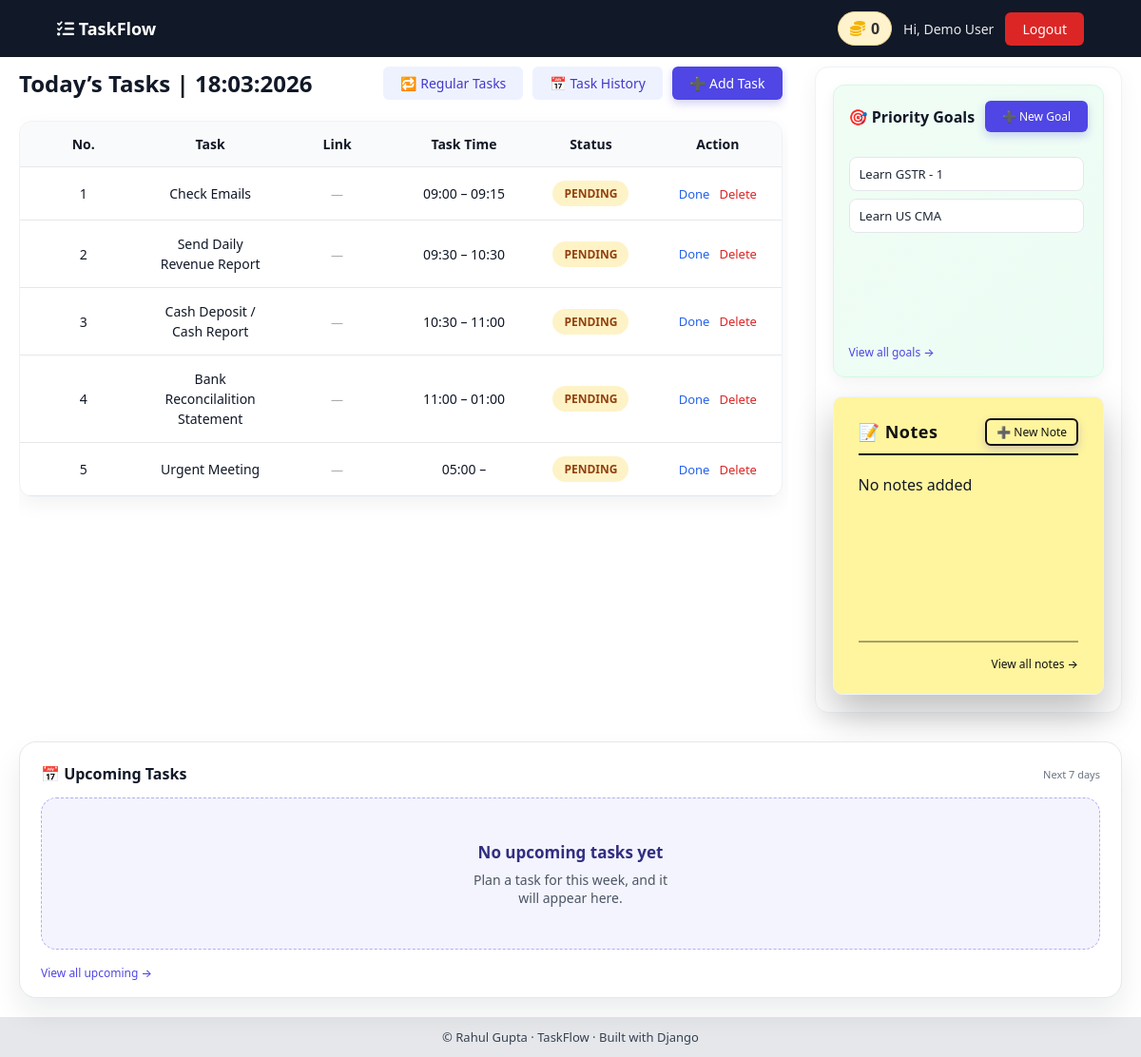
Page /dashboard/ (signed in) on the committed database.
### TODO/models.py (models this page shows, shortened)
class CoinWallet(models.Model):
    user = models.OneToOneField(settings.AUTH_USER_MODEL, on_delete=models.CASCADE)
    balance = models.PositiveIntegerField(default=0)

class TaskInstance(models.Model):
    PENDING = "PENDING"
    DONE = "DONE"
    FORWARDED = "FORWARDED"
    STATUS_CHOICES = [
        (PENDING, "Pending"),
        (DONE, "Done"),
        (FORWARDED, "Forwarded"),
    ]
    task = models.ForeignKey(Task, on_delete=models.CASCADE, related_name="instances")
    user = models.ForeignKey(
        settings.AUTH_USER_MODEL,
        on_delete=models.CASCADE,
        related_name="task_instances",
    )
    date = models.DateField()
    status = models.CharField(max_length=10, choices=STATUS_CHOICES, default=PENDING)
    created_at = models.DateTimeField(auto_now_add=True)
    is_deleted = models.BooleanField(default=False)
    deleted_at = models.DateTimeField(null=True, blank=True)
    remarks = models.TextField(blank=True, null=True, default=None)
    class Meta:
        unique_together = ("task", "date")

class Task(models.Model):
    TODAY = "TODAY"
    FUTURE = "FUTURE"
    REGULAR = "REGULAR"
    TASK_TYPE_CHOICES = [
        (TODAY, "Today"),
        (FUTURE, "Future"),
        (REGULAR, "Regular"),
    ]
    user = models.ForeignKey(
        settings.AUTH_USER_MODEL, on_delete=models.CASCADE, related_name="tasks"
    )
    title = models.CharField(max_length=255)
    task_type = models.CharField(
        max_length=10, choices=TASK_TYPE_CHOICES, default=TODAY
    )
    start_date = models.DateField(
        null=True, blank=True, help_text="Used only for future tasks"
    )
    link = models.URLField(blank=True, null=True)
    startTime = models.TimeField(blank=True, null=True)
    endTime = models.TimeField(blank=True, null=True)
    is_active = models.BooleanField(default=True)
    created_at = models.DateTimeField(auto_now_add=True)
    is_deleted = models.BooleanField(default=False)

class Goals(models.Model):
    URGENT = "URGENT"
    HIGH = "HIGH"
    MODERATE = "MODERATE"
    LOW = "LOW"
    PRIORITY_CHOICES = [
        (URGENT, "Urgent"),
        (HIGH, "High"),
        (MODERATE, "Moderate"),
        (LOW, "Low"),
    ]
    PRIORITY_ORDER_MAP = {
        URGENT: 1,
        HIGH: 2,
        MODERATE: 3,
        LOW: 4,
    }
    user = models.ForeignKey(
        settings.AUTH_USER_MODEL, on_delete=models.CASCADE, related_name="goals"
    )
    goal_title = models.CharField(max_length=300)
    priority = models.CharField(max_length=10, choices=PRIORITY_CHOICES, default=HIGH)
    priority_order = models.PositiveSmallIntegerField(default=2)
    deadline = models.DateField()
    isDone = models.BooleanField(default=False)
    isDelete = models.BooleanField(default=False)
    created_at = models.DateTimeField(auto_now_add=True)
    class Meta:
        ordering = ["priority_order", "deadline"]

### TODO/views.py (the view)
# urls.py: path("dashboard/", views.UserDashboard, name="dashboard"),
@login_required(login_url="user_login")
def UserDashboard(request):
    loader(request)
    tasks = (
        TaskInstance.objects.filter(user=request.user, date=date.today())
        .exclude(Q(status=TaskInstance.FORWARDED) | Q(is_deleted=True))
        .select_related("task")
        .annotate(
            status_order=Case(
                When(status=TaskInstance.PENDING, then=Value(1)),
                When(status=TaskInstance.DONE, then=Value(2)),
                default=Value(3),
                output_field=IntegerField(),
            )
        )
        .order_by("status_order", "task__startTime")
    )
    upcomingTask = upcoming_tasks(request.user, Task, Task.FUTURE, 7)
    for task in tasks:
        task.is_created_today = task.task.created_at.date() == date.today()
    goals = Goals.objects.filter(user=request.user, isDone=False, isDelete=False)
    notes = Notes.objects.filter(user=request.user, is_done=False).order_by(
        "-created_at"
    )
    return render(
        request,
        "dashboard.html",
        {
            "tasks": tasks,
            "todayDate": date.today(),
            "upcomingTask": upcomingTask,
            "priority_goals": goals,
            "coins": request.user.coinwallet.balance,
            "notes": notes,
        },
    )

### TODO/todoUtils.py (called while the page is built)
def upcoming_tasks(user, dbTable, task_type, days=None):
    upcomingTask = dbTable.objects.filter(
        user=user, task_type=task_type, start_date__gt=date.today()
    ).order_by("start_date")
    if days:
        upcomingTask = upcomingTask.filter(
            start_date__range=(
                date.today() + timedelta(days=1),
                date.today() + timedelta(days=days),
            )
        )
    return upcomingTask

### TODO/views.py (called while the page is built, shortened)
def loader(request):
    today = date.today()
    yesterday = today - timedelta(days=1)
    state, created = UserDailyState.objects.get_or_create(
        user=request.user, defaults={"last_updated": today}
    )
    if state.last_updated == today:
        return

### TODO/templates/dashboard.html (shortened to what this page needs)
{% extends "base.html" %}
{% load static %}
{% block css %}
  <link rel="stylesheet" href="{% static 'css/dash2.css' %}" />
  <link rel="stylesheet" href="{% static 'css/modal.css' %}" />
{% endblock css %}
{% block content %}
  <div class="dashboard-layout">
    <div class="dashboard-main">
      <div class="dashboard-header">
        <h2>Today’s Tasks | {{ todayDate|date:'d:m:Y' }}</h2>
        <div class="header-actions">
          <a href="{% url 'regular_tasks' %}" class="btn btn-secondary">🔁 Regular Tasks</a>
          <a href="{% url 'task_history' %}" class="btn btn-secondary">📅 Task History</a>
          <a href="{% url 'add_task' %}" class="btn btn-primary">➕ Add Task</a>
        </div>
      </div>
      <div class="task-table-wrapper">
        <table class="task-table">
          <thead>
            <tr>
              <th>No.</th>
              <th>Task</th>
              <th>Link</th>
              <th>Task Time</th>
              <th>Status</th>
              <th class="actions-cell">Action</th>
            </tr>
          </thead>
          <tbody>
            {% for task in tasks %}
              <tr class="{% if task.status == 'DONE' %}task-done{% endif %}">
                <td>{{ forloop.counter }}</td>
                <td class="task-title">
                  {% if task.status == 'DONE' %}
                    <strike><a href="{% url 'task_details' task.id %}">{{ task.task.title|capfirst }}</a></strike>
                  {% else %}
                    <a href="{% url 'task_details' task.id %}?from=dashboard">{{ task.task.title|capfirst }}</a>
                  {% endif %}
                </td>
                <td class="task-actions">
                  {% if task.task.link %}
                    <a href="{{ task.task.link }}" target="_blank" class="task-link-btn">🚀 Go to Task</a>
                  {% else %}
                    <span class="no-link">—</span>
                  {% endif %}
                </td>
                <td class="task-time">
                  <span class="time">{{ task.task.startTime|time:'h:i' }}</span>
                  <span class="time-separator">–</span>
                  <span class="time">{{ task.task.endTime|time:'h:i' }}</span>
                </td>
                <td>
                  <span class="status {{ task.status|lower }}">{{ task.status }}</span>
                </td>
                <td class="actions-cell">
                  <div class="actions">
                    <a href="{% url 'mark_done' task.id %}" class="action-link">
                      {% if task.status == 'DONE' %}
                        Undo
                      {% else %}
                        Done
                      {% endif %}
                    </a>
                    <a href="#"
                       role="button"
                       aria-label="Delete task {{ task.task.title }}"
                       class="action-link delete delete-btn"
                       data-task-id="{{ task.id }}"
                       data-created-today="{{ task.is_created_today|yesno:'true,false' }}">Delete</a>
                  </div>
                </td>
              </tr>
            {% empty %}
              <tr>
                <td colspan="6" class="empty">🎉 No tasks for today</td>
              </tr>
            {% endfor %}
          </tbody>
        </table>
      </div>
    </div>
    <aside class="dashboard-side">
      <div class="side-card goals-card bgred">
        <div class="side-header">
          <h3>🎯 Priority Goals</h3>
          <a href="{% url 'create_goal' %}" class="btn btn-primary btn-sm">➕ New Goal</a>
        </div>
        {% if priority_goals %}
          <div class="goals-wrapper">
            {% for goal in priority_goals %}
              <a href="{% url 'goal_details' goal.id %}" class="goal-card">{{ goal.goal_title|capfirst }}</a>
            {% endfor %}
          </div>
        {% else %}
          <p class="side-empty">No goals added yet</p>
        {% endif %}
        <div class="side-footer">
          <a href="{% url 'all_goals' %}" class="more-link">View all goals →</a>
        </div>
      </div>
      <div class="side-card notes-card">
        <div class="side-header">
          <h3>📝 Notes</h3>
          <a href="{% url 'create_note' %}" class="btn btn-primary btn-sm">➕ New Note</a>
        </div>
        {% if notes %}
          <div class="notes-scroll">
            <ul class="notes-list">
              {% for note in notes %}
              <li class="note-item">
                <label class="note-checkbox">
                  <input type="checkbox"
                         {% if note.is_done %}checked{% endif %}
                         data-note-id="{{ note.id }}"
                         class="note-check">
                  <span class="note-text {% if note.is_done %}done{% endif %}">{{ note.note|capfirst }}</span>
                </label>
              </li>
            {% endfor %}
            </ul>
          </div>
        {% else %}
          <p class="side-empty">No notes added</p>
        {% endif %}
        <div class="side-footer">
          <a href="{% url 'all_notes' %}" class="more-link">View all notes →</a>
        </div>
      </div>
    </aside>
  </div>
  <div class="side-card upcoming-card">
    <div class="side-header">
      <h3>📅 Upcoming Tasks</h3>
      <span class="side-subtitle">Next 7 days</span>
    </div>
    {% if upcomingTask %}
      <ul class="upcoming-list">
        {% for task in upcomingTask %}
          <li>
            <a href="{% url 'update_task' task.id %}" class="upcoming-item">
              <div class="upcoming-date-box">
                <span class="day">{{ task.start_date|date:'d' }}</span>
                <span class="month">{{ task.start_date|date:'M' }}</span>
              </div>
              <div class="upcoming-info">{{ task.title|capfirst }}</div>
            </a>
          </li>
        {% endfor %}
      </ul>
    {% else %}
      <div class="upcoming-placeholder">
        <div class="placeholder-copy">
          <p class="placeholder-title">No upcoming tasks yet</p>
          <p class="placeholder-subtitle">Plan a task for this week, and it will appear here.</p>
        </div>
      </div>
    {% endif %}
    <div class="side-footer">
      <a href="{% url 'upcoming_task' %}" class="more-link">View all upcoming →</a>
    </div>
  </div>
{% endblock content %}

### templates/base.html (shortened to what this page needs)
{% load static %}
<!DOCTYPE html>
<html lang="en">
    <head>
        <link rel="stylesheet" href="{% static 'css/base.css' %}">
        <link rel="stylesheet"
              href="https://cdnjs.cloudflare.com/ajax/libs/font-awesome/6.5.0/css/all.min.css">
        {% block css %}{% endblock %}
    </head>
    <body>
        <nav class="navbar">
            <div class="nav-inner">
                <a href="{% url 'dashboard' %}" class="logo">
                    <i class="fa-solid fa-list-check"></i> TaskFlow
                </a>
                {% if user.is_authenticated %}
                    <div class="nav-right">
                        <a href="{% url 'coins_page' %}" class="coins-box">
                            <i class="fa-solid fa-coins"></i>
                            <span>{{ user.coinwallet.balance }}</span>
                        </a>
                        <span class="username">
                            Hi, <a href="{% url 'user_profile_view' %}">{{ user.first_name|default:user.username }} {{ user.last_name }}</a>
                        </span>
                        <a href="{% url 'user_logout' %}" class="btn btn-danger">Logout</a>
                    </div>
                {% endif %}
            </div>
        </nav>
        <main class="main-wrapper">
            <div class="container">
                {% block content %}{% endblock %}
            </div>
        </main>
        <footer class="footer">
            <p>© {{ now|date:"Y" }} Rahul Gupta · TaskFlow · Built with Django</p>
        </footer>
    </body>
</html>

### static/css/base.css (style rules this page uses)
* { margin: 0; padding: 0; box-sizing: border-box; }
body { font-family: system-ui, -apple-system, BlinkMacSystemFont, sans-serif; background: #ffffff; color: #111827; min-height: 100vh; display: flex; flex-direction: column; }
.navbar { background: #111827; color: white; position: sticky; top: 0; z-index: 1000; }
.nav-inner { max-width: 1200px; width: 90%; margin: auto; padding: 12px 0; display: flex; justify-content: space-between; align-items: center; }
.logo { color: white; text-decoration: none; font-size: 18px; font-weight: 600; }
.nav-right { display: flex; align-items: center; gap: 12px; }
.username { font-size: 14px; opacity: 0.9; }
.username a { text-decoration: none; color: white; }
.btn { padding: 6px 12px; border-radius: 6px; font-size: 14px; text-decoration: none; }
.btn-danger { background: #dc2626; color: white; }
.main-wrapper { flex: 1; padding: 0px 0; }
.container { width: 95%; margin: auto; }
.footer { background: #e5e7eb; text-align: center; padding: 12px; font-size: 13px; color: #374151; }
.coins-box { display:flex; align-items:center; gap:6px; background:#fff3cd; padding:6px 12px; border-radius:20px; font-weight:600; text-decoration:none; color:#333; border:1px solid #f1d48a; }
.coins-box i { color:#f4b400; }

### TODO/static/css/modal.css (style rules this page uses)
.btn { padding: 8px 18px; border-radius: 6px; border: none; cursor: pointer; }

### rows in the picture
TaskInstance: task "Check Emails", task.startTime "09:00", task.endTime "09:15", status "PENDING", shows "Done"
TaskInstance: task "Send Daily Revenue Report", task.startTime "09:30", task.endTime "10:30", status "PENDING", shows "Done"
TaskInstance: task "Cash Deposit / Cash Report", task.startTime "10:30", task.endTime "11:00", status "PENDING", shows "Done"
TaskInstance: task "Bank Reconcilalition Statement", task.startTime "11:00", task.endTime "01:00", status "PENDING", shows "Done"
TaskInstance: task "Urgent Meeting", task.startTime "05:00", status "PENDING", shows "Done"
Goals: goal_title "Learn GSTR - 1"
Goals: goal_title "Learn US CMA"

### other values in the picture
{{ user.coinwallet.balance }} "0"
{{ user.first_name|default:user.username }} "Demo"
{{ user.last_name }} "User"
